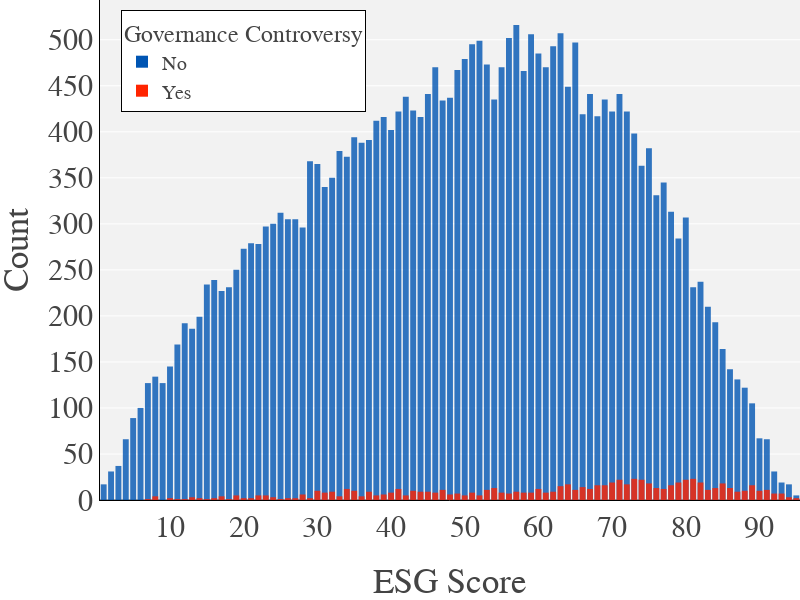

Source (notebook cell):
### Code cell
# Plot Social Controversy by ESG Score
fig_governance = px.bar(df_governance_esg,y='ESG Controversies Score', x='ESG Score',
                           color='Governance_controversy_binary', 
                           barmode = 'overlay', 
                           opacity=0.8, 
                           width=800, 
                           height=600)
#title='Governance Controversy Count by ESG Scores', 

fig_governance.update_yaxes(title = 'Count', dtick = 50)
fig_governance.update_xaxes(title = 'ESG Score', dtick = 10)

fig_governance.update_layout(legend_title="Governance Controversy")

name_list = ['No', 'Yes']
for i,trace in enumerate (fig_governance.data):
  trace.update(name=name_list[i])

fig_governance.show()

fig_governance.write_image("images/descriptives/governance_by_esg.png")

pio.write_image(fig_governance, 'images/descriptives/governance_by_esg.png', scale=5, width=800, height=600)

### Figure 1 — Plotly figure (JSON) as saved in the notebook; plotly's stock layout.template omitted (floating-point values rounded to 4 significant figures)
{"data": [{"alignmentgroup": "True", "hovertemplate": "Governance_controversy_binary=0<br>ESG Score=%{x}<br>ESG Controversies Score=%{y}<extra></extra>", "legendgroup": "0", "marker": {"color": "#0055B3", "opacity": 0.8, "pattern": {"shape": ""}}, "name": "No", "offsetgroup": "0", "orientation": "v", "showlegend": true, "textposition": "auto", "type": "bar", "x": [1, 2, 3, 4, 5, 6, 7, 8, 9, 10, 11, 12, 13, 14, 15, 16, 17, 18, 19, 20, 21, 22, 23, 24, 25, 26, 27, 28, 29, 30, 31, 32, 33, 34, 35, 36, 37, 38, 39, 40, 41, 42, 43, 44, 45, 46, 47, 48, 49, 50, 51, 52, 53, 54, 55, 56, 57, 58, 59, 60, 61, 62, 63, 64, 65, 66, 67, 68, 69, 70, 71, 72, 73, 74, 75, 76, 77, 78, 79, 80, 81, 82, 83, 84, 85, 86, 87, 88, 89, 90, 91, 92, 93, 94, 95], "xaxis": "x", "y": [17, 31, 37, 66, 89, 100, 127, 134, 127, 145, 169, 192, 186, 199, 234, 239, 227, 231, 250, 273, 279, 278, 297, 300, 312, 305, 305, 296, 368, 365, 340, 350, 379, 373, 394, 388, 391, 412, 416, 402, 422, 438, 423, 416, 441, 470, 434, 437, 467, 479, 495, 499, 473, 435, 470, 502, 516, 466, 506, 485, 470, 493, 507, 449, 497, 419, 441, 417, 435, 422, 441, 422, 398, 363, 382, 331, 345, 313, 284, 307, 231, 237, 210, 193, 164, 142, 131, 122, 105, 67, 66, 31, 19, 17, 5], "yaxis": "y"}, {"alignmentgroup": "True", "hovertemplate": "Governance_controversy_binary=1<br>ESG Score=%{x}<br>ESG Controversies Score=%{y}<extra></extra>", "legendgroup": "1", "marker": {"color": "#FF2400", "opacity": 0.8, "pattern": {"shape": ""}}, "name": "Yes", "offsetgroup": "1", "orientation": "v", "showlegend": true, "textposition": "auto", "type": "bar", "x": [7, 8, 10, 11, 12, 13, 14, 15, 16, 17, 18, 19, 20, 21, 22, 23, 24, 25, 26, 27, 28, 29, 30, 31, 32, 33, 34, 35, 36, 37, 38, 39, 40, 41, 42, 43, 44, 45, 46, 47, 48, 49, 50, 51, 52, 53, 54, 55, 56, 57, 58, 59, 60, 61, 62, 63, 64, 65, 66, 67, 68, 69, 70, 71, 72, 73, 74, 75, 76, 77, 78, 79, 80, 81, 82, 83, 84, 85, 86, 87, 88, 89, 90, 91, 92, 93, 94, 95], "xaxis": "x", "y": [1, 4, 2, 1, 1, 3, 2, 1, 2, 4, 1, 5, 2, 2, 5, 5, 3, 1, 2, 2, 6, 2, 10, 8, 9, 4, 12, 10, 4, 9, 5, 6, 8, 12, 5, 10, 9, 9, 8, 11, 6, 7, 5, 8, 5, 11, 13, 8, 7, 9, 8, 8, 12, 8, 9, 15, 17, 11, 14, 12, 16, 16, 19, 22, 17, 23, 22, 18, 13, 12, 16, 19, 22, 23, 19, 11, 13, 18, 13, 9, 10, 16, 10, 11, 7, 7, 3, 2], "yaxis": "y"}], "layout": {"barmode": "overlay", "height": 600, "legend": {"title": {"text": "Governance Controversy"}, "tracegroupgap": 0}, "width": 800, "xaxis": {"anchor": "y", "domain": [0, 1], "dtick": 10, "title": {"text": "ESG Score"}}, "yaxis": {"anchor": "x", "domain": [0, 1], "dtick": 50, "title": {"text": "Count"}}}}
